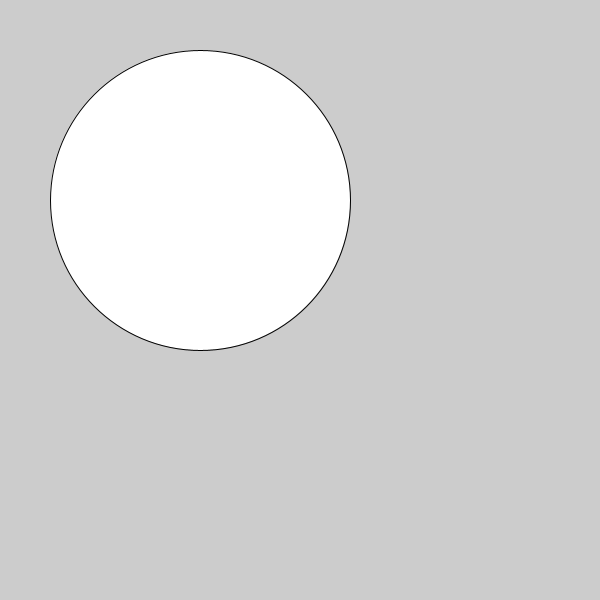
Frame 1 (no input)
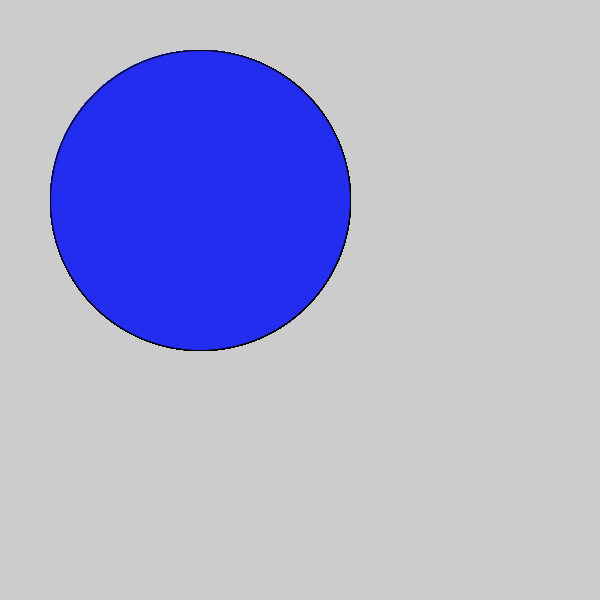
Frame 60 (the mouse pressed at the canvas centre just before this capture)
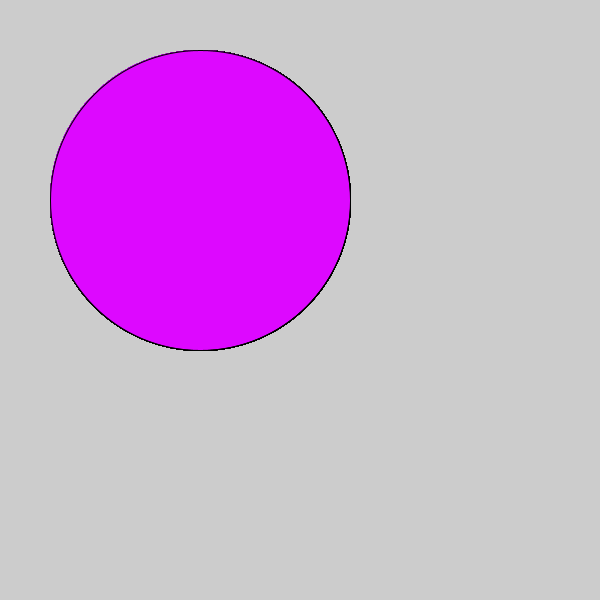
Frame 120 (the mouse held since frame 60 and released just before this capture)

The Processing sketch that drew these frames (run headless with seeded random() and noise(); from frame 60 on, the mouse is pressed at the canvas centre):

// Processing sketch: c_LogicalDot
// ── c_LogicalDot.pde

void setup() {
  size(600, 600);
// 1. Set the size of the sketch. Make it 600 pixels square. 
  

}

void draw() {
  ellipse(200, 200, 300, 300);
// 2. Draw an ellipse
// Run the program to make sure it works before moving on.


// 3. Change the color of the ellipse when the mouse is pressed.
//    Use the following code, but put your colors where indicated
//    Remember to use the   fill()  command to set colors.

if (mousePressed) {
 fill(#DD08FF);
   //  put one color here 
  
} else {
  fill(#222DF0);
   // put a different color here
  
}  
  
  
  
}
